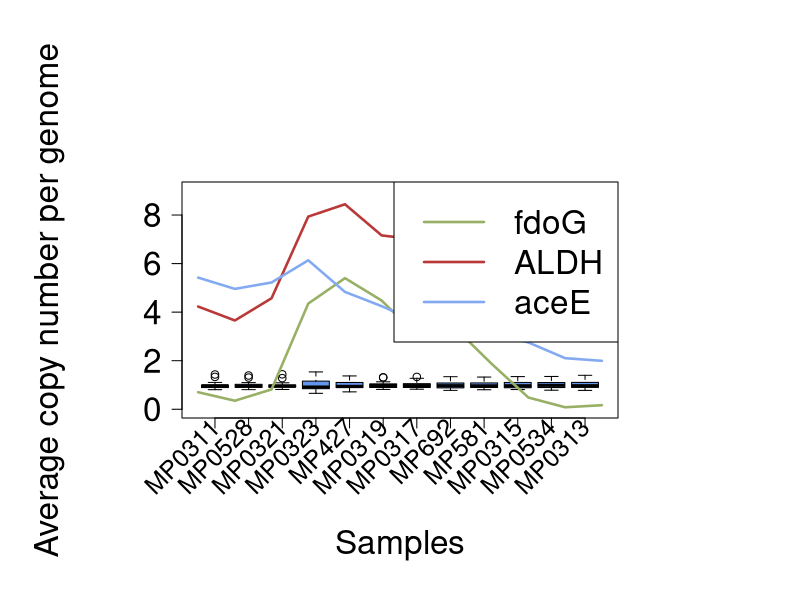

Reproduce this figure in R.
# Part of the doctoral thesis "Ecology of marine microorganisms: biodiversity, genomics and metagenomics". 02/04/2020 Original version,

#                            (c) Marta Cobo-Simón, CNB-CSIC.

# This script calculates the average copy number per genome and highly-variable genes. 
# It requires a table of TPMs whose columns are samples and the rows are KOs or COGs. 


# Usage: source("CopyNumber_MADs_Calculation.R"). Choose the Universal Single Copy Genes (singleCopy) in KO or COG. 

# In the folder where the script is run, there must be the table with TPMs. The following outputs will be saved in the same folder:

# CopyNumber_longformat.txt -> Average copy number per genome of different functions at different samples in long format.

# CopyNumber_wideformat.txt -> Average copy number per genome of different functions at different samples in wide format.

# Highly-Variable.txt -> Highly-Variable genes defined as the ones whose Median Absolute Deviation (MAD) is higher than twice the 
# standard deviation.

# Highly-Variable.png -> Variation in copy number of Universal Single-Copy Genes (USiCGs) represented in boxplots for each sample in 
# comparison to highly-variable genes. 

# The variable kruskalwalliscopynumberusicgs contains the Kruskal-Wallis test for USiCGs. It must be non-significant. 

# The variable kruskalwalliscopynumbertodos contains the Kruskal-Wallis test for all the genes. 

# The variable foldchangeusicgsintersample contains the log2(foldchange) of USiCGs among different samples.

# The variable foldchangeusicgsintrasample contains the log2(foldchange) of USiCGs in each sample. 



peleae10 = read.table("test_CopyNumber_MADs_Calculation.txt",header=T,sep="\t",row.names=1)


# Select which group of USiCGs must be used.

# Set of 15 OGs that are widely conserved (present in most species), rarely occur as duplicate genes in known genomes, are not 
# subject to horizontal gene transfer, and do not scale with genome size as marker genes  (Raes et al., 2007).
singleCopy = c('K02863','K02867','K02871','K02874','K02876','K02886','K02931','K02933','K02946','K02948','K02950','K02952','K02986',
	       'K02992','K02994') 
#singleCopy = c('COG0081','COG0080','COG0102','COG0093','COG0200','COG0090','COG0094','COG0097','COG0051','COG0100','COG0048','COG0099',
#               'COG0522','COG0049','COG0096')  

usicgspelae10reducidotabla <- subset(peleae10, rownames(peleae10) %in% singleCopy) # Extract only rows with USiCGs.
medianasusicgs <- colMeans(usicgspelae10reducidotabla) # Median of TPM USiCGs in each sample.  
copynumber <- t(t(peleae10) / medianasusicgs) # Calculation of Copy Number. 

write.table(copynumber, file="CopyNumber_wideformat.txt", sep="\t", quote=F) # Table in wide format with the copy number. 


# Calculation of MADs and selection of highly-variable genes. 

library(matrixStats)
MADs <- as.data.frame(rowMedians(as.matrix(abs(copynumber - rowMedians(as.matrix(copynumber))))), row.names=rownames(copynumber))
hipervariablesMADs <- subset(copynumber, subset=MADs > (2 * colSds(as.matrix(MADs)) + colMeans(as.matrix(MADs))))
MADstablatodos <- as.data.frame(as.matrix(abs(copynumber - rowMedians(as.matrix(copynumber))), row.names=rownames(copynumber)))


# Table format from wide format to long format. 

library(reshape2)
listacopynumber <- melt(copynumber)
colnames(listacopynumber) <- c("cog", "muestra", "rpkm") # Change the name of the columns.
listausicgspelae10reducido <- subset(listacopynumber, listacopynumber$cog %in% singleCopy) # Extract only rows with USiCGs. 
kruskalwalliscopynumberusicgs <- oneway.test(rpkm ~ muestra, data = listausicgspelae10reducido)
kruskalwalliscopynumbertodos <- oneway.test(rpkm ~ muestra, data = listacopynumber)
write.table(listacopynumber, file="listacopynumber.txt", sep="\t", quote=F)


# Highly-variable genes.

# Highly-variable genes and their TPMs in long format
hipervariables <- subset(listacopynumber, subset=listacopynumber$cog%in%rownames(hipervariablesMADs))

# Highly-variable genes and their TPMs in wide format.
hipervariablesimprimir <- subset(copynumber, subset=rownames(copynumber)%in%rownames(hipervariablesMADs)) 

write.table(hipervariablesimprimir, file="tablahipervariablesMADstpmcopynumber.txt", sep="\t", quote=F)


# Calculation of log(foldchange) of USiCGs.

# Extract USiCGs in wide format table. 
usicgspeleae10 <- subset(copynumber, subset=rownames(copynumber) %in% singleCopy)

# Calculation of log2(foldchange) of USiCGs among samples. 
foldchangeusicgsintersample <- apply(usicgspeleae10, 1, function(x) log2(max(x+0.00001)/min(x+0.00001))) 
				     
# Calculation of log2(foldchange) of USiCGs in each sample.				   
foldchangeusicgsintrasample <- apply(usicgspeleae10, 2, function(x) log2(max(x+0.00001)/min(x+0.00001))) 


# Plot with variation in copy number of USiCGs in each sample and copy number of highly-variable genes. 

png("Highly-Variable.png", width = 7*300,height = 7*300,res = 300,pointsize = 6)
colores <- c('#97B065', '#B93838', '#83AAF0', '#E2AA48', '#A9A3D2','#797900', '#F4BCE6', '#84F4F6', '#9AD63B', '#A285F5','#D2B48C', 
	'#4EA24E', '#465569','#9C669C', '#6495ED')                                				   
cogshipervariables <- hipervariables$cog
cogshipervariablesordenado <- sort(cogshipervariables)
cogshipervariablesordenadosinduplicados <- cogshipervariablesordenado[!duplicated(cogshipervariablesordenado)]
par(mar=c(9,9,9,9)+0.1,mgp=c(6,1,0))
plot(listausicgspelae10reducido$rpkm ~ listausicgspelae10reducido$muestra, ylim=c(0,9), lwd = 1, col="cornflowerblue", xlab= "Samples", 
	 ylab = "Average copy number per genome", tcl = 1, xaxt='n', cex.axis=2, cex.lab=2, las=1)
axis(1, at=1:length(unique(hipervariables$muestra)), labels = FALSE)
labels<-unique(hipervariables$muestra)
text(x=1:length(unique(hipervariables$muestra)), y=par("usr")[3]-0.2,labels=labels, srt=45, adj=1, xpd=TRUE, cex=1.5)
for (i in 1:length(unique(cogshipervariables))) {
	par(new=T)
	cog <- cogshipervariablesordenadosinduplicados[i]
	cognuevo <- subset(hipervariables, subset=hipervariables$cog == cogshipervariablesordenadosinduplicados[i]) 
	logrpkm = cognuevo$rpkm
   	names(logrpkm) = cognuevo$muestra
		plot(1:length(logrpkm), logrpkm, lwd = 2.5, ylim=c(0,9), type='l', col=colores[i], ylab = "", axes=F, xlab= "", tcl = 1, 
		xaxt='n', yaxt='n')
    
}
legend("topright", legend=cogshipervariablesordenadosinduplicados, col=colores, lwd=2.5, ncol=1, cex=2)

dev.off()
